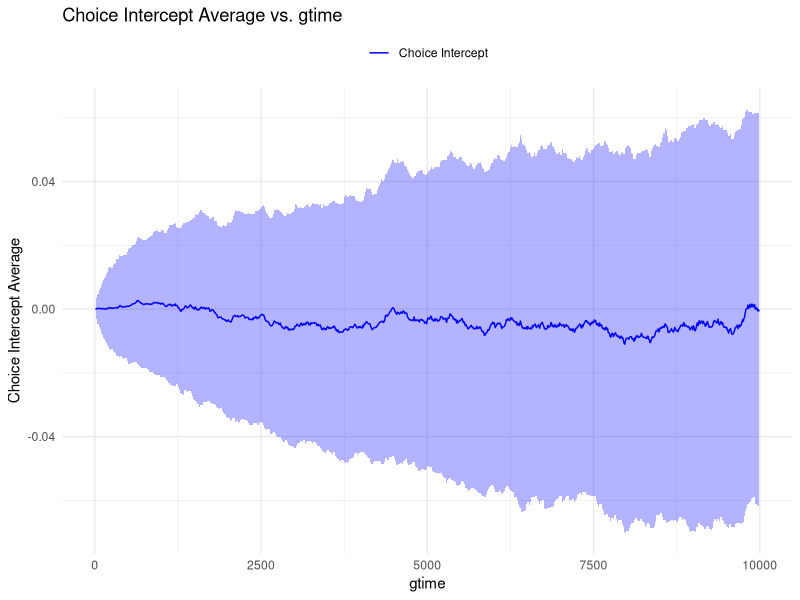
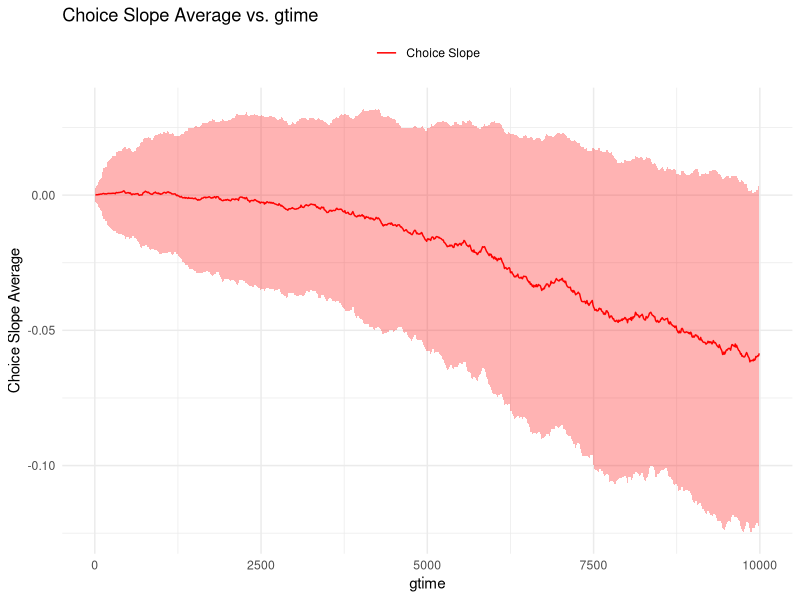
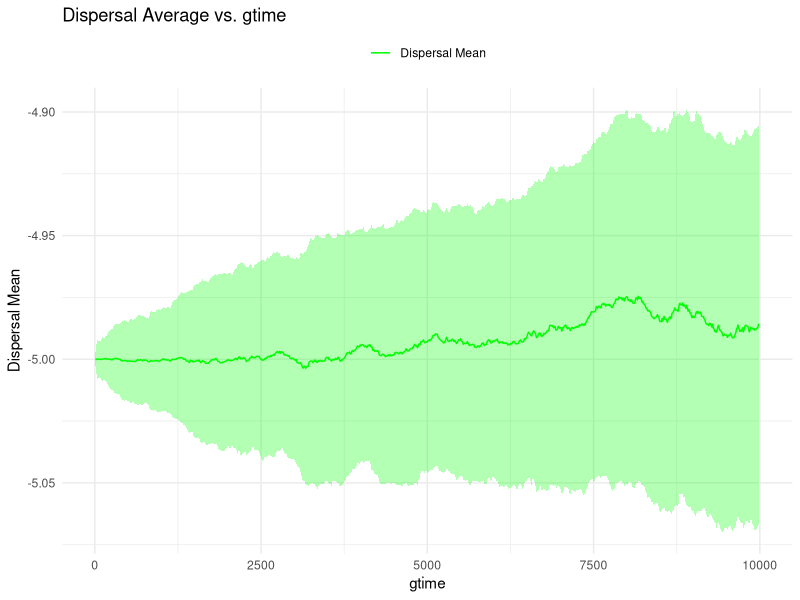
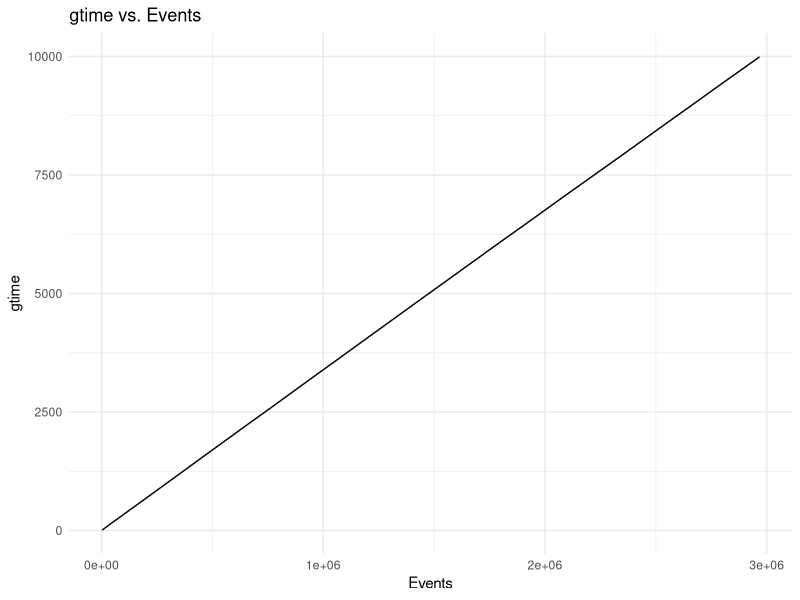
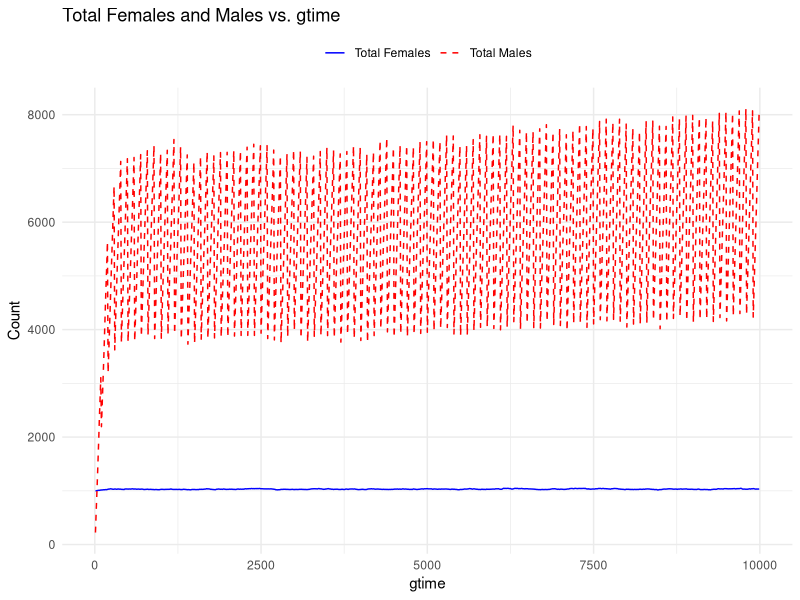
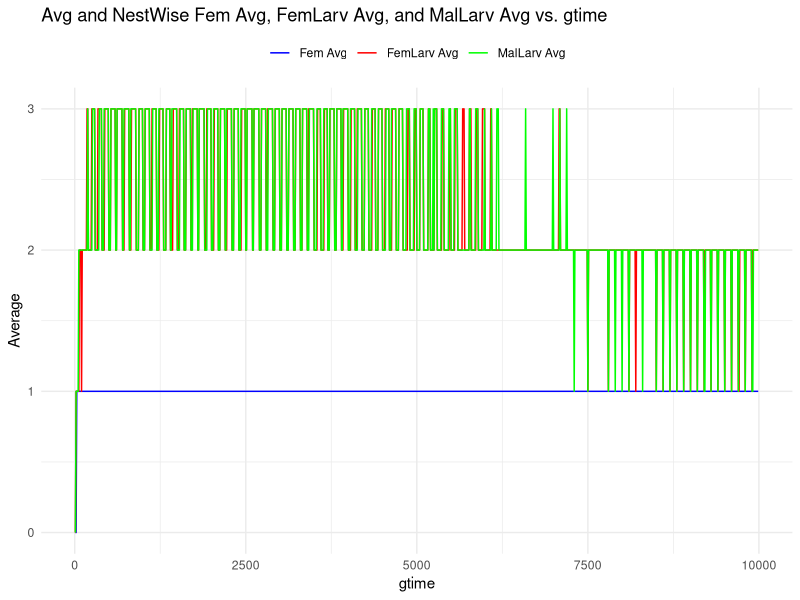

Write R code to recreate these figures, in order.
library(tidyverse)
library(ggpubr)
library(gridExtra)
library(patchwork)


data <- read.csv("OutputCSV/evolution.csv")

# Create output folder if not exists
dir.create("OutputImages", showWarnings = FALSE)

# Plot choice_int_avg vs gtime with standard deviation
p1 <- ggplot(data, aes(x = gtime, y = choice_int_avg, color = "Choice Intercept")) +
  geom_line() +
  geom_ribbon(aes(ymin = choice_int_avg - choice_int_std, ymax = choice_int_avg + choice_int_std), alpha = 0.3, fill = "blue", color = NA) +  # Remove boundary color
  labs(title = "Choice Intercept Average vs. gtime ", x = "gtime", y = "Choice Intercept Average") +
  theme_minimal() +
  theme(legend.position="top") +
  scale_color_manual(values = "blue") +
  guides(color = guide_legend(title = NULL))


# Plot choice_slope_avg vs gtime with standard deviation
p2 <- ggplot(data, aes(x = gtime, y = choice_slope_avg, color = "Choice Slope")) +
  geom_line() +
  geom_ribbon(aes(ymin = choice_slope_avg - choice_slope_std, ymax = choice_slope_avg + choice_slope_std), alpha = 0.3, fill = "red", color = NA) +
  labs(title = "Choice Slope Average vs. gtime ", x = "gtime", y = "Choice Slope Average") +
  theme_minimal() +
  theme(legend.position="top") +
  scale_color_manual(values = "red") +
  guides(color = guide_legend(title = NULL))

# Plot dispersal_mean vs gtime with standard deviation
p3 <- ggplot(data, aes(x = gtime, y = dispersal_avg, color = "Dispersal Mean")) +
  geom_line() +
  geom_ribbon(aes(ymin = dispersal_avg - dispersal_std, ymax = dispersal_avg + dispersal_std), alpha = 0.3, fill = "green", color = NA) +
  labs(title = "Dispersal Average vs. gtime ", x = "gtime", y = "Dispersal Mean") +
  theme_minimal() +
  theme(legend.position="top") +
  scale_color_manual(values = "green") +
  guides(color = guide_legend(title = NULL))

# Plot gtime vs events
p4 <- ggplot(data, aes(x = event, y = gtime)) +
  geom_line() +
  labs(title = "gtime vs. Events", x = "Events", y = "gtime") +
  theme_minimal()

# Plot total females and total males vs gtime
p5 <- ggplot(data, aes(x = gtime)) +
  geom_line(aes(y = num_female, color = "Total Females"), linetype = "solid") +
  geom_line(aes(y = num_male, color = "Total Males"), linetype = "dashed") +
  labs(title = "Total Females and Males vs. gtime", x = "gtime", y = "Count") +
  theme_minimal() +
  theme(legend.position="top") +
  scale_color_manual(values = c("Total Females" = "blue", "Total Males" = "red")) +
  guides(color = guide_legend(title = NULL, override.aes = list(linetype = c("solid", "dashed"))))

# Plot fem_avg, femLarv_avg, and malLarv_avg with standard deviations vs gtime
p6 <- ggplot(data, aes(x = gtime)) +
  geom_line(aes(y = fem_avg, color = "Fem Avg"), linetype = "solid") +
  geom_line(aes(y = femLarv_avg, color = "FemLarv Avg"), linetype = "solid") +
  geom_line(aes(y = malLarv_avg, color = "MalLarv Avg"), linetype = "solid") +
  labs(title = "Avg and NestWise Fem Avg, FemLarv Avg, and MalLarv Avg vs. gtime", x = "gtime", y = "Average") +
  theme_minimal() +
  theme(legend.position="top") +
  scale_color_manual(values = c("Fem Avg" = "blue", "FemLarv Avg" = "red", "MalLarv Avg" = "green")) +
  guides(color = guide_legend(title = NULL))

# Save individual plots as images in the output folder
ggsave("OutputImages/evolution_choiceIntercept.png", p1, width = 8, height = 6)
ggsave("OutputImages/evolution_choiceSlope.png", p2, width = 8, height = 6)
ggsave("OutputImages/evolution_dispersal.png", p3, width = 8, height = 6)
ggsave("OutputImages/evolution_GtimeVsEvents.png", p4, width = 8, height = 6)
ggsave("OutputImages/evolution_TotalAdults.png", p5, width = 8, height = 6)
ggsave("OutputImages/evolution_NestWisePopulation.png", p6, width = 8, height = 6)